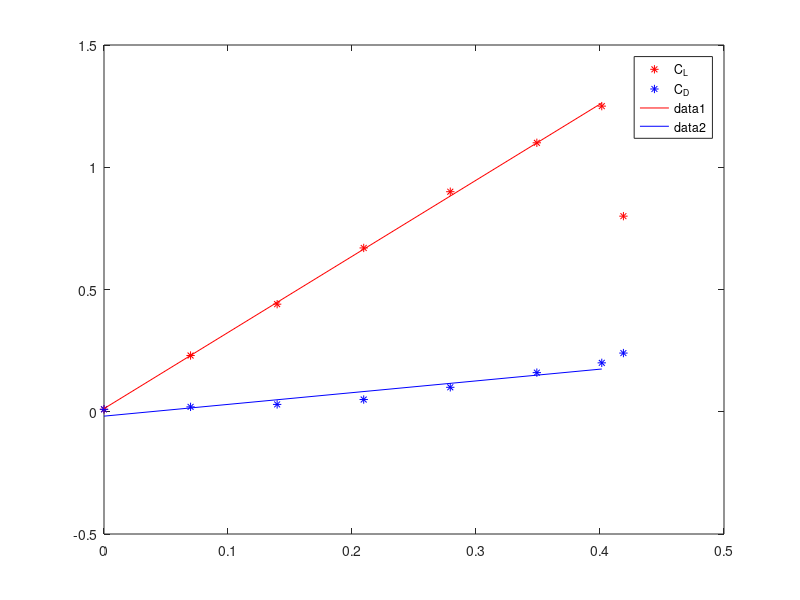

Recreate this plot in MATLAB.
%drag and lift coefficents for rudder. NACA 0015


a_r = [0 4 8 12 16 20 23 24]; %angle of attack
a_r = a_r./180.*pi; %angle of attack
C_L = [.01 .23 .44 .67 .90 1.10 1.25 .8];
C_D = [.01 .02 .03 .05 .1 .16 .20 .24];

plot(a_r,C_L,'r*',a_r,C_D,'b*')
legend('C_L','C_D','location','best')

P_cl = polyfit(a_r(1:end-1),C_L(1:end-1),1)
P_cd = polyfit(a_r(1:end-1),C_D(1:end-1),1)

hold on
plot([a_r(1) a_r(end-1)],[P_cl(2) P_cl(2)+P_cl(1)*a_r(end-1)],'r')
plot([a_r(1) a_r(end-1)],[P_cd(2) P_cd(2)+P_cd(1)*a_r(end-1)],'b')
hold off
